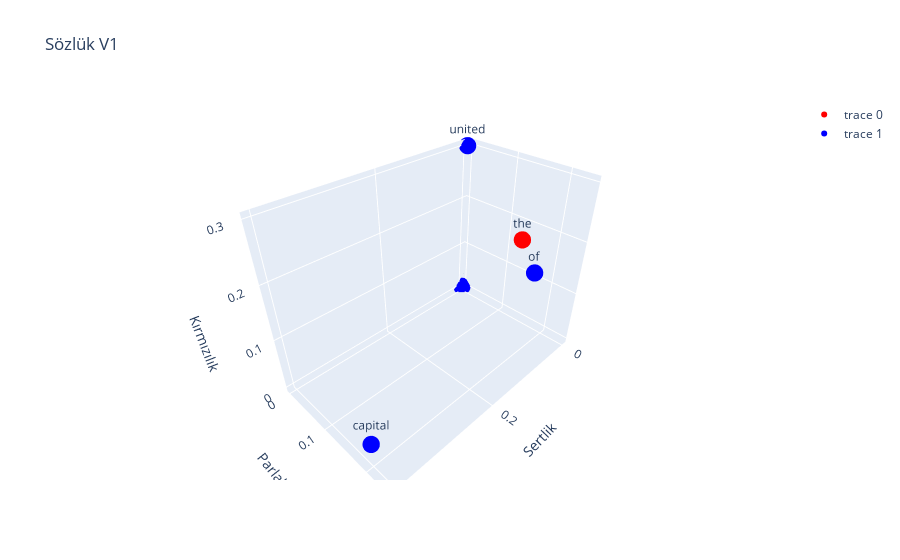

Source (notebook cell):
### Code cell
import numpy as np

sentences = [
  {
    "words": np.array([
      [0.1, 0.20, 0.23, 0.0],
      [0.4, 0.2, 0.04, 0.3],
      [0.12, 0.24, 0.2, 0.01],
      [0.0, 0.0, 0.3, 0.01],
      [0.0, 0.0, 0.0, 0.0]
    ]),
    "labels": ["the", "capital", "of", "united", "states"],
    "color": "red",
  },
  {
    "words": np.array([
      [0.4, 0.2, 0.04, 0.3],
      [0.12, 0.24, 0.2, 0.01],
      [0.0, 0.0, 0.3, 0.01],
      [0.0, 0.0, 0.0, 0.0]
    ]),
    "labels": ["capital", "of", "united", "states"],
    "color": "blue",
  }
]

plot_dots(sentences, "Sözlük V1")

### Figure 1 — Plotly figure (JSON) as saved in the notebook; plotly's stock layout.template omitted (floating-point values rounded to 4 significant figures)
{"data": [{"hoverinfo": "text", "marker": {"color": "red", "size": 6}, "mode": "markers+text", "text": ["the", "capital", "of", "united", "states"], "type": "scatter3d", "x": [0.1, 0.4, 0.12, 0, 0], "y": [0.2, 0.2, 0.24, 0, 0], "z": [0.23, 0.04, 0.2, 0.3, 0]}, {"hoverinfo": "text", "marker": {"color": "blue", "size": 6}, "mode": "markers+text", "text": ["capital", "of", "united", "states"], "type": "scatter3d", "x": [0.4, 0.12, 0, 0], "y": [0.2, 0.24, 0, 0], "z": [0.04, 0.2, 0.3, 0]}], "layout": {"scene": {"xaxis": {"title": {"text": "Sertlik"}}, "yaxis": {"title": {"text": "Parlaklık"}}, "zaxis": {"title": {"text": "Kırmızılık"}}}, "title": {"text": "Sözlük V1"}}}
